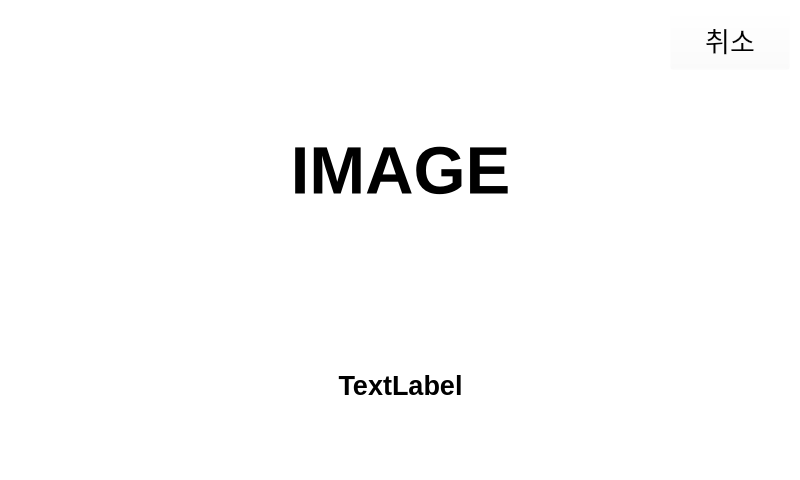
<?xml version="1.0" encoding="UTF-8"?>
<ui version="4.0">
 <class>page_loading</class>
 <widget class="QWidget" name="page_loading">
  <property name="geometry">
   <rect>
    <x>0</x>
    <y>0</y>
    <width>800</width>
    <height>480</height>
   </rect>
  </property>
  <property name="windowTitle">
   <string>Form</string>
  </property>
  <property name="styleSheet">
   <string notr="true">background-color: rgb(255, 255, 255,0);</string>
  </property>
  <widget class="QLabel" name="lbl_info">
   <property name="geometry">
    <rect>
     <x>0</x>
     <y>340</y>
     <width>801</width>
     <height>91</height>
    </rect>
   </property>
   <property name="font">
    <font>
     <pointsize>20</pointsize>
     <weight>75</weight>
     <bold>true</bold>
    </font>
   </property>
   <property name="frameShape">
    <enum>QFrame::NoFrame</enum>
   </property>
   <property name="text">
    <string>TextLabel</string>
   </property>
   <property name="alignment">
    <set>Qt::AlignCenter</set>
   </property>
  </widget>
  <widget class="QLabel" name="lbl_info_2">
   <property name="geometry">
    <rect>
     <x>0</x>
     <y>0</y>
     <width>801</width>
     <height>341</height>
    </rect>
   </property>
   <property name="font">
    <font>
     <pointsize>50</pointsize>
     <weight>75</weight>
     <bold>true</bold>
    </font>
   </property>
   <property name="frameShape">
    <enum>QFrame::NoFrame</enum>
   </property>
   <property name="text">
    <string>IMAGE</string>
   </property>
   <property name="scaledContents">
    <bool>true</bool>
   </property>
   <property name="alignment">
    <set>Qt::AlignCenter</set>
   </property>
  </widget>
  <widget class="QPushButton" name="btn_accuTotal">
   <property name="geometry">
    <rect>
     <x>670</x>
     <y>10</y>
     <width>120</width>
     <height>60</height>
    </rect>
   </property>
   <property name="sizePolicy">
    <sizepolicy hsizetype="Maximum" vsizetype="Maximum">
     <horstretch>0</horstretch>
     <verstretch>0</verstretch>
    </sizepolicy>
   </property>
   <property name="minimumSize">
    <size>
     <width>120</width>
     <height>60</height>
    </size>
   </property>
   <property name="font">
    <font>
     <pointsize>20</pointsize>
    </font>
   </property>
   <property name="styleSheet">
    <string notr="true">border-image: url(:/image/base6.png);</string>
   </property>
   <property name="text">
    <string>취소</string>
   </property>
  </widget>
 </widget>
 <resources/>
 <connections/>
</ui>
